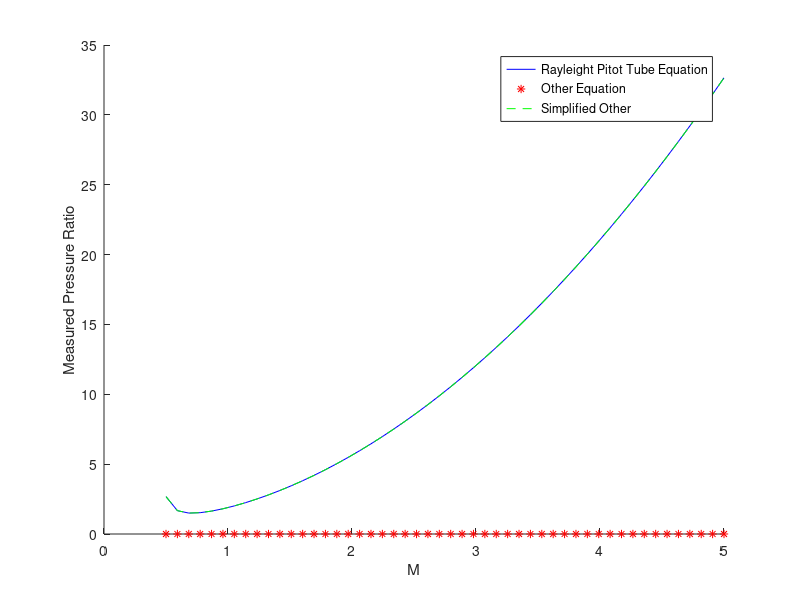

MATLAB code to generate this figure:
% script that demostrates the equivalence graphically of two different compressible speed measurement equations
% Author: Declan Walsh
% Last Modified: 10/3/2016

close all
clear all

k = 1.4;
M = linspace(0.5, 5, 50);

% Rayleigh pitot tube formula - WORKS
ratioRPT = (((k+1)^2 * M.^2)./(4*k*M.^2 - 2*(k-1))).^(k/(k-1)) .* ((1-k) + 2*k*M.^2)/(k+1);

% other equation Olsen went through - ERROR
ratioOTHER = (((k-1)^(k+1))./(2*k*M.^2-k+1) .* ((M.^2)/2).^k).^(1/(k-1));

% simplified form of other equation - WORKS
ratioSIMPLE = (166.9*M.^7)./((7*M.^2 - 1).^2.5);

figure;
hold on
plot(M, ratioRPT, 'b-');
plot(M, ratioOTHER, 'r*');
plot(M, ratioSIMPLE, 'g--');
legend('Rayleight Pitot Tube Equation', 'Other Equation', 'Simplified Other')
xlabel('M');
ylabel('Measured Pressure Ratio');
hold off